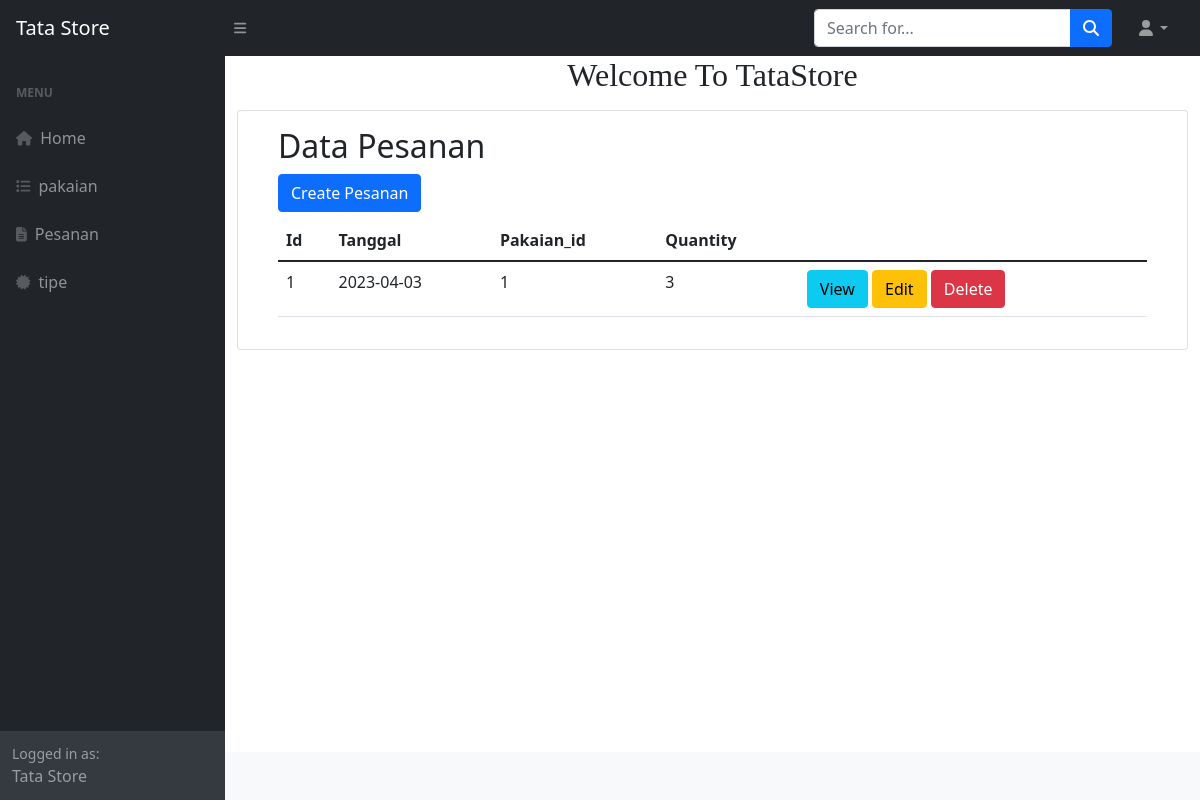
The page / on the database its author committed.
### tables this page shows
CREATE TABLE `pesanan` (
  `id` int(11) NOT NULL,
  `tanggal` date DEFAULT NULL,
  `pakaian_id` int(45) DEFAULT NULL,
  `quantity` int(11) DEFAULT NULL
);

### index_pesanan.php (the view, shortened to what this page needs)
<?php
include_once 'db_toko_pakaian.php';
include_once 'tamplates/header.php';
include_once 'tamplates/sidebar.php';
include_once 'tamplates/topbar.php';
?>
<?php
$sql = "SELECT * FROM pesanan";
$rs = $dbh->query($sql);
?>
<div class="content-wrapper">
    <section class="content">
        <div class="container-fluid">
            <div class="row">
                <div class="col-12">
                    <div class="card">
                        <div class="card-body">
                            <main>
                                <section id="data_pakaian" class="data_pakaian">
                                    <div class="container" data-aos="fade-up">
                                        <div class="section-title">
                                            <h2>Data Pesanan</h2>
                                        </div>
                                        <div class="row content">
                                            <div class="col-lg-12">
                                                <a href="create_pesanan.php" class="btn btn-primary mb-2 ">Create Pesanan</a>
                                                <table class="table">
                                                    <thead>
                                                        <tr>
                                                            <th scope="col">Id</th>
                                                            <th scope="col">Tanggal</th>
                                                            <th scope="col">Pakaian_id</th>
                                                            <th scope="col">Quantity</th>
                                                        </tr>
                                                    </thead>
                                                    <tbody>
                                                        <?php
                                                        foreach ($rs as $prod) {
                                                        ?>
                                                            <tr>
                                                                <td><?= $prod['id'] ?></td>
                                                                <td><?= $prod['tanggal'] ?></td>
                                                                <td><?= $prod['pakaian_id'] ?></td>
                                                                <td><?= $prod['quantity'] ?></td>
                                                                <td>
                                                                    <a href="view_pesanan.php?id=<?= $prod['id'] ?>" class="btn btn-info">View</a>
                                                                    <a href="edit_pesanan.php?id=<?= $prod['id'] ?>" class="btn btn-warning">Edit</a>
                                                                    <a class="btn btn-danger" href="delete_pesanan.php?id=<?= $prod['id']?>" onclick="if(!confirm('Anda Yakin Hapus Data Produk <?= $prod['id'] ?>?')) {return false}">Delete</a>
                                                                </td>
                                                            </tr>
                                                        <?php
                                                        }
                                                        ?>
                                                    </tbody>
                                                </table>
                                            </div>
                                        </div>
                                    </div>
                                </section>
                        </div>
                    </div>
                </div>
            </div>
        </div>
    </section>
</div>
<?php
require_once 'tamplates/footer.php';
?>

### rows shown on the page
pesanan: id "1", tanggal "2023-04-03", pakaian "1", quantity "3"

### other values the page prints
$key "Home"
$key "pakaian"
$key "Pesanan"
$key "tipe"
